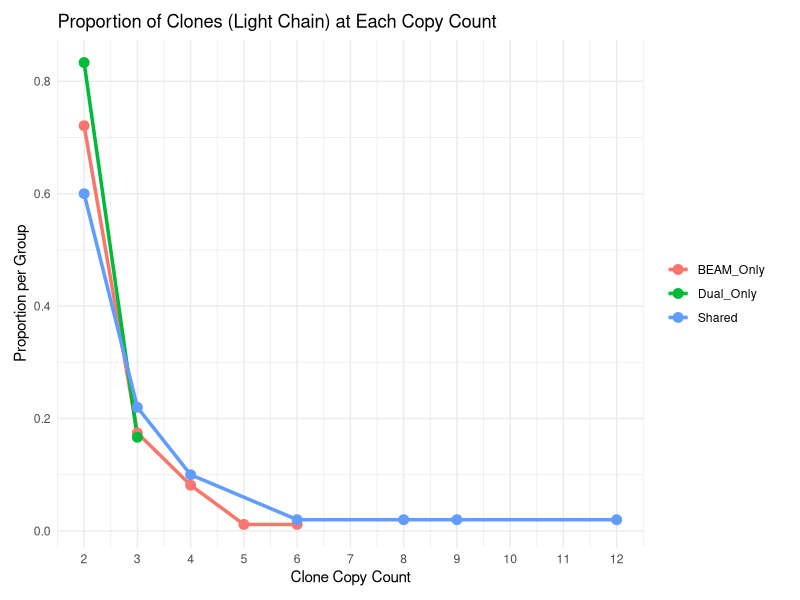

The R source for this figure:
library(ggplot2)
library(dplyr)
library(tidyr)
library(gridExtra)


df<-read.csv("../../data/light_cdr3_fasta_with_annotation_hits.csv")

df <- df %>%
  mutate(
    SimplifiedGroup = case_when(
      grepl("BEAM_Only", Group) ~ "BEAM_Only",
      grepl("Dual_Only", Group) ~ "Dual_Only",
      grepl("Shared", Group) ~ "Shared",
      TRUE ~ "Other"
    )
  )

# Step 1: Calculate frequency table
freq_df <- df %>%
  filter(SimplifiedGroup %in% c("BEAM_Only", "Dual_Only", "Shared")) %>%
  mutate(CopyCount = BEAM_Count + Dual_Count) %>%
  filter(CopyCount > 1, CopyCount <= 12) %>%
  group_by(SimplifiedGroup, CopyCount) %>%
  summarise(Count = n(), .groups = "drop")

# Step 2: Add total per group to convert to frequency
freq_df <- freq_df %>%
  group_by(SimplifiedGroup) %>%
  mutate(Frequency = Count / sum(Count))





freq_plot3 <- ggplot(freq_df, aes(x = CopyCount, y = Frequency, color = SimplifiedGroup)) +
  geom_line(size = 1.2) +
  geom_point(size = 3) +
  # geom_text(aes(label = Count), position = position_dodge(width = 0.9), vjust = -1, size = 3) +
  scale_x_continuous(breaks = 2:12) +
  labs(
    title = "Proportion of Clones (Light Chain) at Each Copy Count",
    x = "Clone Copy Count",
    y = "Proportion per Group"
  ) +
  theme_minimal() +
  theme(legend.title = element_blank())+ theme(plot.margin = margin(10, 20, 10, 10),
                                               clip = "off")

df<-read.csv("../../data/heavy_cdr3_fasta_with_annotation_hits.csv")

df <- df %>%
  mutate(
    SimplifiedGroup = case_when(
      grepl("BEAM_Only", Group) ~ "BEAM_Only",
      grepl("Dual_Only", Group) ~ "Dual_Only",
      grepl("Shared", Group) ~ "Shared",
      TRUE ~ "Other"
    )
  )

# Step 1: Calculate frequency table
freq_df <- df %>%
  filter(SimplifiedGroup %in% c("BEAM_Only", "Dual_Only", "Shared")) %>%
  mutate(CopyCount = BEAM_Count + Dual_Count) %>%
  filter(CopyCount > 1, CopyCount <= 12) %>%
  group_by(SimplifiedGroup, CopyCount) %>%
  summarise(Count = n(), .groups = "drop")

# Step 2: Add total per group to convert to frequency
freq_df <- freq_df %>%
  group_by(SimplifiedGroup) %>%
  mutate(Frequency = Count / sum(Count))


freq_plot1 <- ggplot(freq_df, aes(x = CopyCount, y = Frequency, color = SimplifiedGroup)) +
  geom_line(size = 1.2) +
  geom_point(size = 3) +
  # geom_text(aes(label = Count), position = position_dodge(width = 0.9), vjust = -1, size = 3) +
  scale_x_continuous(breaks = 2:12) +
  labs(
    title = "Proportion of Clones (Heavy Chain) at Each Copy Count",
    x = "Clone Copy Count",
    y = "Proportion per Group"
  ) +
  theme_minimal() +
  theme(legend.title = element_blank())+ theme(plot.margin = margin(10, 20, 10, 10),
                                               clip = "off") #+ geom_text(aes(label = Count),
#          position = position_dodge(width = 0.9),
#           vjust = -0.2, size = 3)

pdf("Figure5E_center.pdf", width = 15)
freq_plot3
dev.off()
